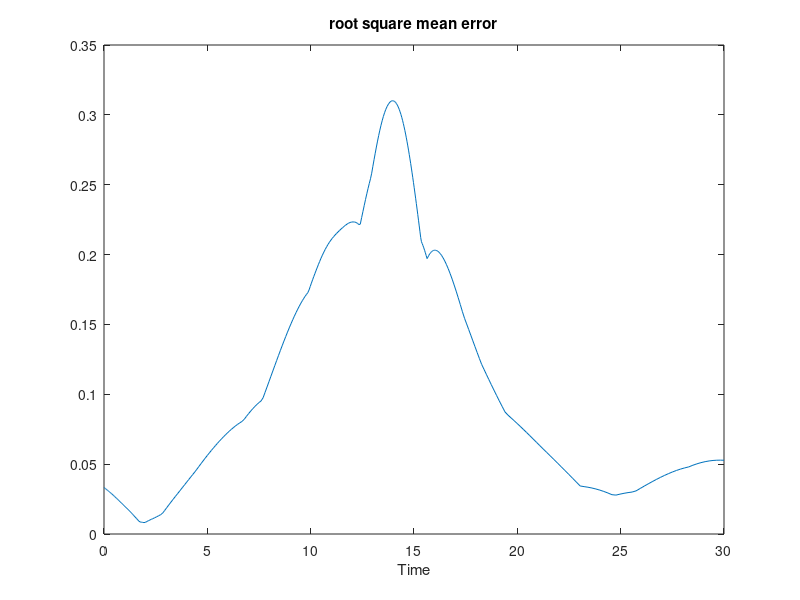
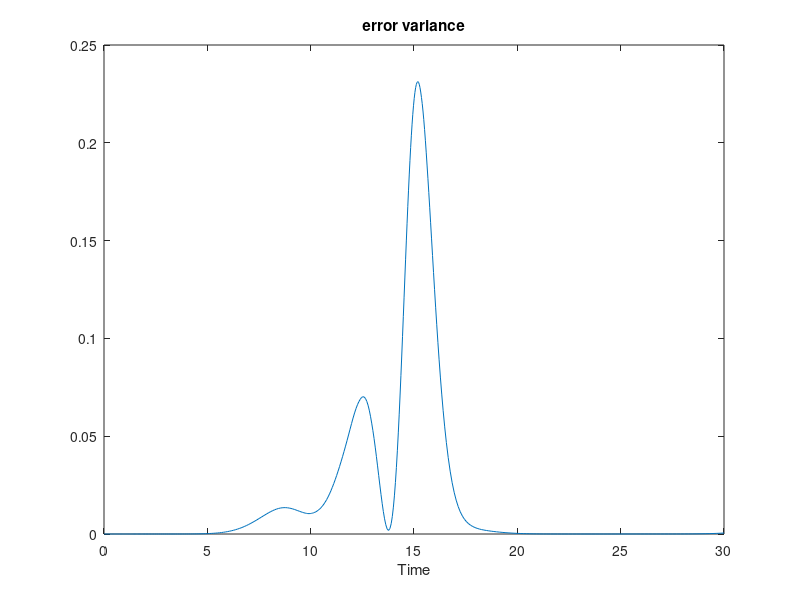

MATLAB code for these plots, in order:
load('rat-bigGamma.mat');

T = D1(:,1);
Ref = D1(:,8);
DataLen = size(T);

D1Error1 = D1(:,2) - D1(:,8);
D1Error2 = D1(:,3) - D1(:,8);
D1Error3 = D1(:,4) - D1(:,8);
D1Error4 = D1(:,5) - D1(:,8);
D1Error5 = D1(:,6) - D1(:,8);
D1Error6 = D1(:,7) - D1(:,8);

D2Error1 = D2(:,2) - D2(:,8);
D2Error2 = D2(:,3) - D2(:,8);
D2Error3 = D2(:,4) - D2(:,8);
D2Error4 = D2(:,5) - D2(:,8);
D2Error5 = D2(:,6) - D2(:,8);
D2Error6 = D2(:,7) - D2(:,8);

D3Error1 = D3(:,2) - D3(:,8);
D3Error2 = D3(:,3) - D3(:,8);
D3Error3 = D3(:,4) - D3(:,8);
D3Error4 = D3(:,5) - D3(:,8);
D3Error5 = D3(:,6) - D3(:,8);
D3Error6 = D3(:,7) - D3(:,8);

D1errorVar = [];
D1errorMean = [];
D2errorVar = [];
D2errorMean = [];
D3errorVar = [];
D3errorMean = [];

errorMean = [];
errorVar = []


for i=1:1:DataLen
    
    e_1 = [D1Error1(i) D2Error1(i) D3Error1(i)];
    e_2 = [D1Error2(i) D2Error2(i) D3Error2(i)];
    e_3 = [D1Error3(i) D2Error3(i) D3Error3(i)];
    e_4 = [D1Error4(i) D2Error4(i) D3Error4(i)];
    e_5 = [D1Error5(i) D2Error5(i) D3Error5(i)];
    e_6 = [D1Error6(i) D2Error6(i) D3Error6(i)];
    
    ee = [e_1;e_2;e_3;e_4;e_5;e_6];
    ee = abs(ee);
    
    errorMean = [errorMean; mean(mean(ee))];
    errorVar = [errorVar; var(var(ee))];
end

figure;
plot(T, errorMean);
title('root square mean error');
xlabel('Time');

figure;
plot(T, errorVar);
xlabel('Time');
title('error variance');